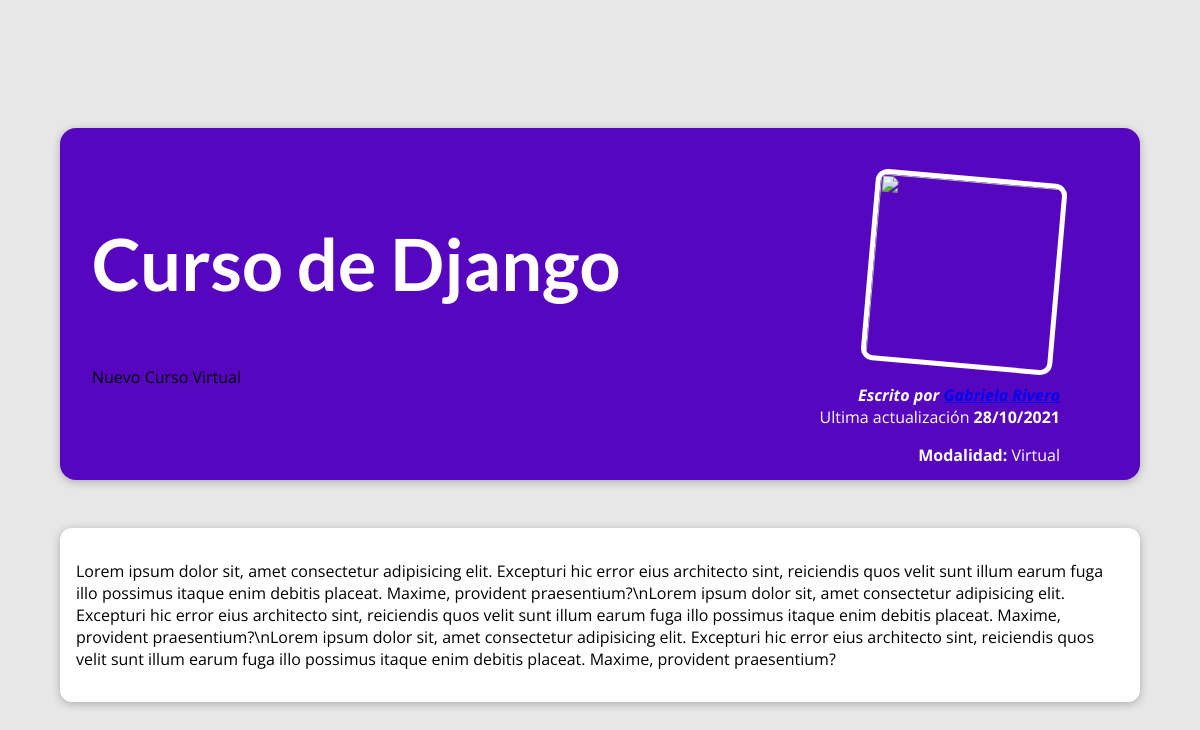
Screenshot of /posts/curso-de-django with the database file from the repository.
### blog/models.py (models this page shows, shortened)
class Post (models.Model):
    titulo = models.CharField(max_length=100)
    fecha = models.DateField(auto_now=True)
    contenido = models.TextField()
    resumen = models.CharField(max_length=200)
    image = models.ImageField(upload_to="posts", null=True)
    slug = models.SlugField()
    autor = models.ForeignKey(Autor, on_delete=models.SET_NULL, null=True)
    modalidad = models.ForeignKey(Modalidad, on_delete=models.PROTECT)
    categorias = models.ManyToManyField(Categoria)

class Autor (models.Model):
    nombre = models.CharField(max_length=100)
    apellido = models.CharField(max_length=100)
    email = models.EmailField()
    def get_nombre(self):
        return f"{self.nombre} {self.apellido}"
    def __str__(self):
        return self.get_nombre()

class Modalidad (models.Model):
    nombre = models.CharField(max_length=30)
    def __str__(self):
        return f"{self.nombre}"

class Categoria (models.Model):
    nombre = models.CharField(max_length=30)

### blog/views.py (the view)
# urls.py: path('posts/<slug:slug>', views.post_detail, name="post-detail-page")
def post_detail(request, slug):
    print ('slug', slug)
    post_encontrado = get_object_or_404(Post, slug=slug)
    return render(request, "blog/post-detail.html", {'curso': post_encontrado,
    'categorias': post_encontrado.categorias.all()
    })

### blog/templates/blog/post-detail.html (shortened to what this page needs)
{% extends 'base.html' %}
{% load static %}
{% block archivos_css %}
    <link rel="stylesheet" href="{% static 'blog/post-detail.css' %}">
{% endblock %}
{% block contenido %}
<section id="summary">
        <h2>{{ curso.titulo }}</h2>
        <article>
            <img src="{{ posteo.image.url }}" alt="">
            <address>Escrito por <a href="mailto:{{curso.autor.email}}">{{curso.autor}}</a> </address>
            <div>
                Ultima actualización <time>{{curso.fecha|date:"d/m/Y"}}</time>
                 <p> <strong>Modalidad:</strong>  {{curso.modalidad}}</p>
            </div>
        </article>
        {% for categ in categorias %}
            <span>{{categ.nombre}}
            </span>
        {% endfor %}
    </section>
    <main>
        <p>
            {{curso.contenido|linebreaks}}
        </p>
    </main>
{% endblock %}

### blog/static/blog/post-detail.css (style rules this page uses)
body { background-color: #e7e7e7; }
#summary { margin: 8rem auto 3rem auto; padding: 2rem; width: 90%; max-width: 90rem; border-radius: 16px; background-color: #5706c0; position: relative; box-shadow: 0 2px 8px rgba(0, 0, 0, 0.25); height: 22rem; }
#summary h2 { color: white; font-size: 4.5rem; }
#summary article { position: absolute; top: 2rem; right: 3rem; padding: 1rem 2rem; border-radius: 12px; text-align: right; color: white; }
#summary article img { width: 12rem; height: 12rem; border-radius: 12px; transform: rotateZ(5deg); border: 5px solid white; margin-bottom: 1rem; }
#summary address { font-weight: bold; }
#summary time { font-weight: bold; }
main { width: 90%; max-width: 90rem; margin: 3rem auto; background-color: white; padding: 1rem; border-radius: 12px; box-shadow: 0 2px 8px rgba(0, 0, 0, 0.25); }

### static/app.css (style rules this page uses)
* { box-sizing: border-box; }
html { font-family: 'Open Sans', 'Lato', sans-serif; }
body { margin: 0; }
h1, h2, h3 { font-family: 'Lato', sans-serif; font-weight: bold; }

### rows the page displays
Post: titulo "Curso de Django", autor "Gabriela Rivero", fecha "28/10/2021", modalidad "Virtual", contenido "Lorem ipsum dolor sit, amet consectetur adipisicing elit. Excepturi hic error eius architecto sint, reiciendis quos velit sunt illum earum fuga illo possimus itaque enim debitis placeat. Maxime, provident praesentium?\\nLorem ipsum dolor sit, amet consectetur adipisicing elit. Excepturi hic error eius architecto sint, reiciendis quos velit sunt illum earum fuga illo possimus itaque enim debitis placeat. Maxime, provident praesentium?\\nLorem ipsum dolor sit, amet consectetur adipisicing elit. Excepturi hic error eius architecto sint, reiciendis quos velit sunt illum earum fuga illo possimus itaque enim debitis placeat. Maxime, provident praesentium?"
Categoria: nombre "Nuevo"
Categoria: nombre "Curso Virtual"
